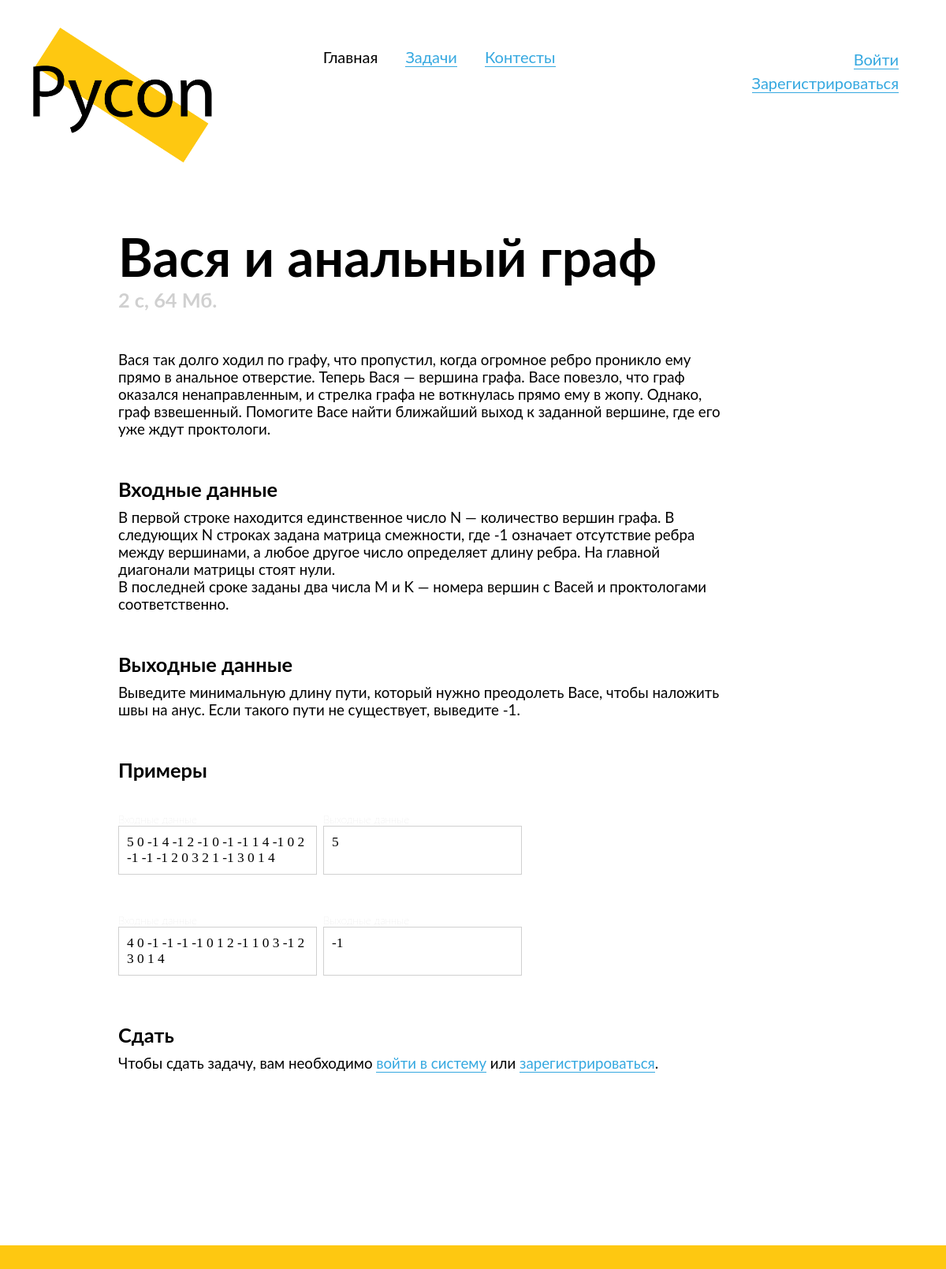
The app's page /problems/1 with its own data.
### data/models/problem.py (models this page shows)
class Problem(SqlAlchemyBase, SerializerMixin):
    __tablename__ = 'problems'
    id = Column(Integer, primary_key=True, autoincrement=True)
    name = Column(String, nullable=True)
    situation = Column(String, nullable=False)
    input_data = Column(String, nullable=True)
    output_data = Column(String, nullable=True)
    solution = Column(String, nullable=False)
    tests = orm.relation("Test", back_populates='problem')
    time_limit = Column(Integer, nullable=True)
    memory_limit = Column(Integer, nullable=True)

### data/models/test.py (models this page shows)
class Test(SqlAlchemyBase, SerializerMixin):
    __tablename__ = 'tests'
    id = Column(Integer, primary_key=True, autoincrement=True)
    number = Column(Integer, nullable=False)
    input_data = Column(String, nullable=True)
    output_data = Column(String, nullable=True)
    example = Column(Boolean, nullable=False)
    problem_id = Column(Integer, ForeignKey('problems.id'))
    problem = orm.relation("Problem")

### Pycon.py (the view)
@app.route('/problems/<problem_id>', methods=["GET", "POST"])
def problem(problem_id):
    session = db_session.create_session()
    problem = session.query(Problem).get(problem_id)
    if not problem:
        abort(404)
    submit_file = SubmitFileForm()
    submit_text = SubmitTextForm()
    if submit_file.validate_on_submit():
        PyconSolutionChecker.submit(problem,
                                    submit_file.data.data.read().decode(encoding='utf-8'))
        return redirect(f'/submissions')
    if submit_text.validate_on_submit():
        PyconSolutionChecker.submit(problem,
                                    submit_text.data.data)
        return redirect(f'/submissions')
    problem.examples = list(filter(lambda x: x.example, problem.tests))
    return render_template('problem.html',
                           title=f"Задача №{problem_id}",
                           problem=problem,
                           submit_file_form=submit_file,
                           submit_text_form=submit_text)

### data/db_session.py (called while the page is built)
def create_session() -> Session:
    global __factory
    return __factory()

### templates/problem.html (shortened to what this page needs)
{% extends "base.html" %}
{% block content %}
  <div class="content-header">
    <h1>
      {{ problem.name }}
    </h1>
    <h3 id="limits">
      {{ problem.time_limit }} с, {{ problem.memory_limit }} Мб.
    </h3>
  </div>
  <div class="content-block">
    {{ problem.situation|safe }}
  </div>
  {% if problem.input_data %}
    <div class="content-block">
      <h3>
        Входные данные
      </h3>
      {{ problem.input_data|safe }}
    </div>
  {% endif %}
  {% if problem.output_data %}
    <div class="content-block">
      <h3>
        Выходные данные
      </h3>
      {{ problem.output_data|safe }}
    </div>
  {% endif %}
  {% if problem.examples %}
    <div class="content-block">
      <h3>
        Примеры
      </h3>
      {% for example in problem.examples %}
        <div class="example">
          <div class="example-input">
            <span class="small-grey-label">
            </span>
            <div class="data-box">
              {{ example.input_data|safe }}
            </div>
          </div>
          <div class="example-output">
            <span class="small-grey-label">
            </span>
            <div class="data-box">
              {{ example.output_data|safe }}
            </div>
          </div>
        </div>
      {% endfor %}
    </div>
  {% endif %}
  <div class="content-block">
    <h3>
      Сдать
    </h3>
    {% if current_user.is_authenticated %}
      <div class="normal-block">
        <form method="post" enctype="multipart/form-data" name="file-solution-send" action="">
          {{ submit_file_form.hidden_tag() }}
          <label class="label">
            <span class="primary-button">Загрузить файл</span>
            {{ submit_file_form.data(class="nodisp", onchange="this.form.submit()") }}
          </label>
          {% for error in submit_file_form.data.errors %}
              <div class="alert alert-danger small-block" role="alert">
                  {{ error }}
              </div>
          {% endfor %}
        </form>
      </div>
      <div class="big-block">
        <form method="post" name="text-solution-send" action="">
          {{ submit_text_form.hidden_tag() }}
          {{ submit_text_form.data(id="solution-text") }}
          {% for error in submit_text_form.data.errors %}
              <div class="alert alert-danger small-block" role="alert">
                  {{ error }}
              </div>
          {% endfor %}
          <div class="small-block">
            {{ submit_text_form.submit(class="submit_button") }}
          </div>
        </form>
      </div>
    {% else %}
        Чтобы сдать задачу, вам необходимо <a href="/login">войти в систему</a> или <a href="/register">зарегистрироваться</a>.
    {% endif %}
  </div>
{% endblock %}

### static/css/style.css (style rules this page uses)
* { margin: 0; padding: 0; }
html { height: 100%; }
:root { --primary-color: #FEC811; --light-grey: #D0D0D0; --very-light-grey: #ECECEC; }
body { position: relative; font-family: "Lato"; font-size: 14pt; min-height: 100%; }
a { text-decoration: none; color: #35A8E0; border-bottom: 1px solid #35A8E0; }
h1 { font-weight: bold; font-size: 50pt; }
h3 { font-weight: bold; margin-bottom: 10px; font-size: 19pt; }
.content-block { margin-top: 25px; margin-bottom: 50px; }
.content-header { margin-bottom: 50px; }
.small-grey-label { font-size: 10pt; font-weight: 100; color: var(--light-grey); }
.example { display: flex; flex-wrap: wrap; margin-bottom: 40px; margin-top: 40px; }
.example-input, .example-output { display: flex; flex-direction: column; width: 230px; margin-right: 30px; margin-bottom: 10px; vertical-align: top; }
.data-box { width: 100%; height: 100%; font-family: "Consolas"; border: 1.5px solid var(--light-grey); font-size: 13pt; padding: 10px; }
#limits { color: var(--light-grey); }

### records on screen
Problem: name "Вася и анальный граф", time_limit "2", memory_limit "64", situation "Вася так долго ходил по графу, что пропустил, когда огромное ребро проникло ему прямо в анальное отверстие. Теперь Вася — вершина графа. Васе повезло, что граф оказался ненаправленным, и стрелка графа не воткнулась прямо ему в жопу. Однако, граф взвешенный. Помогите Васе найти ближайший выход к заданной вершине, где его уже ждут проктологи.", input_data "В первой строке находится единственное число N — количество вершин графа. В следующих N строках задана матрица смежности, где -1 означает отсутствие ребра между вершинами, а любое другое число определяет длину ребра. На главной диагонали матрицы стоят нули. В последней сроке заданы два числа M и K — номера вершин с Васей и проктологами соответственно.", output_data "Выведите минимальную длину пути, который нужно преодолеть Васе, чтобы наложить швы на анус. Если такого пути не существует, выведите -1."
Test: input_data "5 0 -1 4 -1 2 -1 0 -1 -1 1 4 -1 0 2 -1 -1 -1 2 0 3 2 1 -1 3 0 1 4", output_data "5"
Test: input_data "4 0 -1 -1 -1 -1 0 1 2 -1 1 0 3 -1 2 3 0 1 4", output_data "-1"
